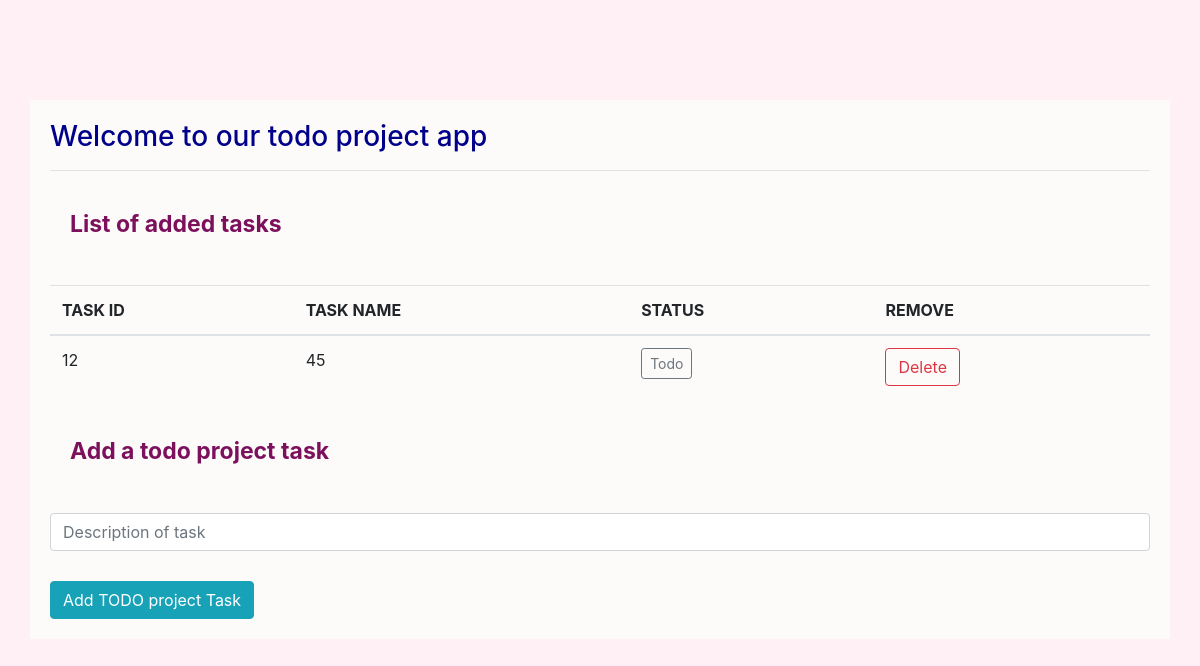
Before: / with the older database file.
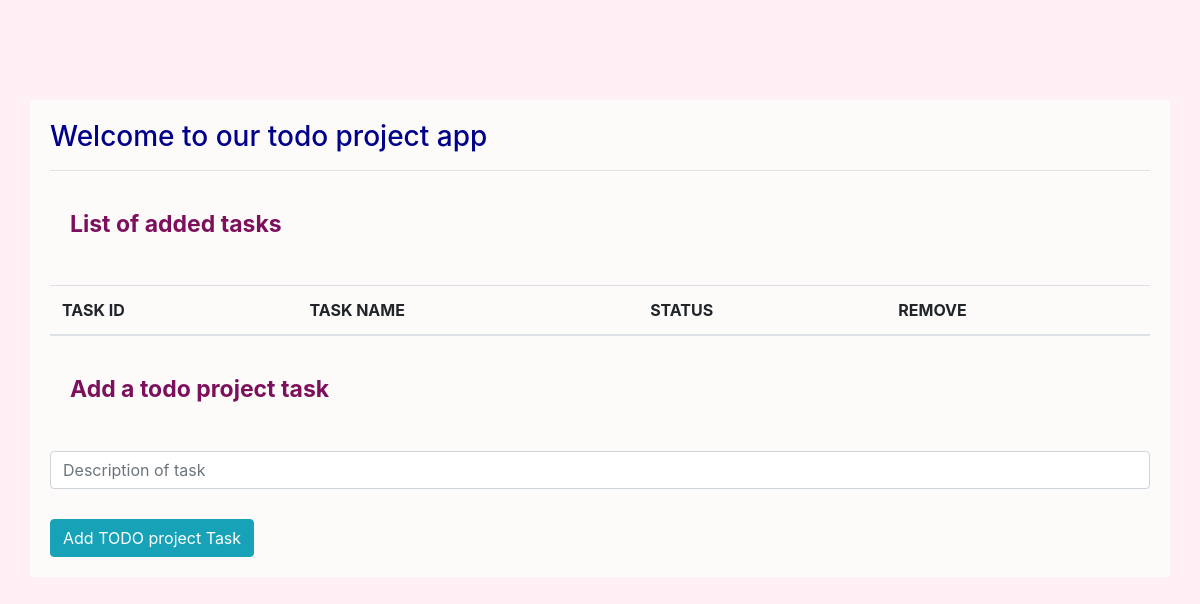
After: the same page with the newer database file.
### tables this page shows
CREATE TABLE tbl_tasks (ID INTEGER PRIMARY KEY AUTOINCREMENT,task TEXT, status TEXT);

### app/routes.py (the view)
@app.route("/")
def homepage():
    con = sql.connect('tasks_database.db')
    cur = con.cursor()
    cur.execute("SELECT * FROM tbl_tasks")
    rows = cur.fetchall()
    items = []
    for row in rows :
        items.append({'id' : row[0],'task' : row[1],'status': row[2]})
    print(items)
    return render_template("index.html", items=items)

### app/templates/index.html (shortened to what this page needs)
<!DOCTYPE html>
<html lang="en">
  <head>
    <link
      rel="stylesheet"
      href="https://maxcdn.bootstrapcdn.com/bootstrap/4.0.0/css/bootstrap.min.css"
    />
  </head>
  <body class="big-container">
    <div class="container">
      <h3 class="title">Welcome to our todo project app</h3>
      <hr />
      <form action="/create" method="POST" form="form1">
        <div class="form-group">
          <label for="title" class="subtitle">List of added tasks</label>
        </div>
      </form>
      <div class="table-responsive">
        <table class="table">
          <thead>
            <tr>
              <th class="task-id">TASK ID</th>
              <th class="task">TASK NAME</th>
              <th class="status">STATUS</th>
              <th class="update">REMOVE</th>
            </tr>
          </thead>
          <tbody>
            {% for item in items %}
            <tr>
              <td>{{item.id}}</td>
              <td>{{item.task}}</td>
               {% if item.status == "Todo" %}
              <td>
                <button
                  type="button"
                  class="btn btn-outline-secondary btn-sm state"
                  data-source="{{item.id}}"
                >{{item.status}}</button>
              </td>
              {%endif%}
              <td>
                <button
                  class="btn btn-outline-danger remove"
                  data-source="{{item.id}}"
                  type="button"
                >
                  Delete
                </button>
              </td>
            </tr>
            {% endfor %}
          </tbody>
        </table>
        <form action="/create" method="POST" form="form1">
          <div class="form-group">
            <label for="title" class="subtitle">Add a todo project task</label>
          </div>
        </form>
        <div
        id="task-modal"
      >
      <input
      type="text"
      class="form-control"
      placeholder="Description of task"
      aria-label="task-name"
      aria-describedby="basic-addon1"
    />
    <div class="add-button">
      <button id="submit-task" type="button" class="btn btn-info">
        Add TODO project Task
      </button>
    </div>
  </div>
      </div>
    </div>
  </body>
</html>

### app/templates/index.html (style rules this page uses)
.subtitle { color: rgb(124, 16, 92); font-weight: bold; font-size: 23px; padding: 20px; }
.container { background-color: rgb(252, 251, 249); margin-top: 100px; padding: 20px; }
.big-container { background-color: lavenderblush;; }
.title { color: darkblue; }
.add-button { margin-top:30px; align-content: right; }

Changed rows visible on the page:
removed tbl_tasks: id "12", task "45", status "Todo"
